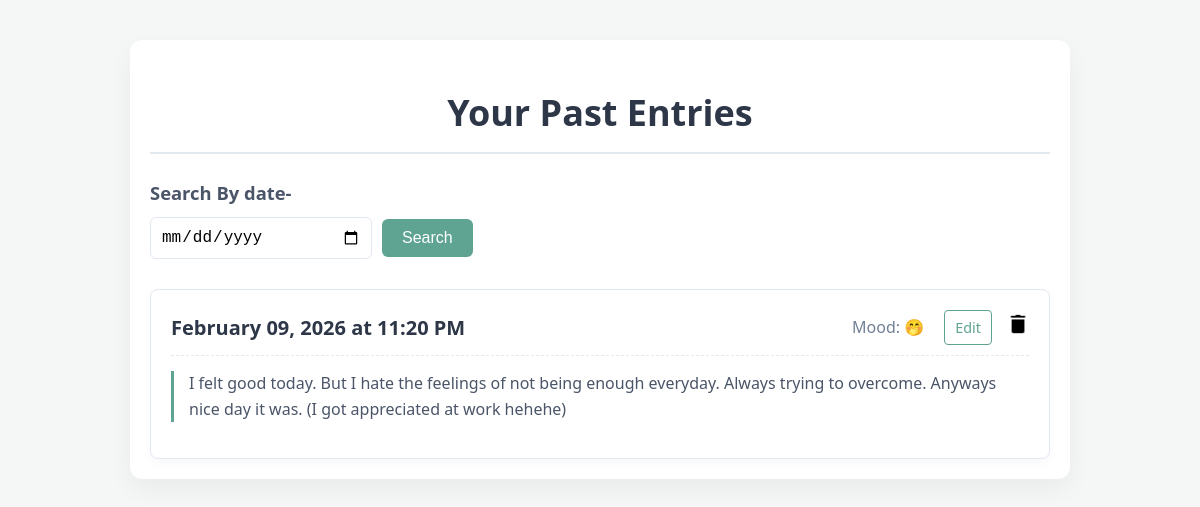
/past-entries/ (signed in), run on the app's committed database.
### serenify.py (models this page shows, shortened)
class DiaryEntry(db.Model):
    id = db.Column(db.Integer, primary_key=True)
    content = db.Column(db.Text, nullable=False)
    emoji = db.Column(db.String(10), nullable=True)
    created_at = db.Column(db.DateTime, nullable=False)
    user_id = db.Column(db.Integer, db.ForeignKey('user.id'), nullable=False)

### serenify.py (the view)
@app.route('/past-entries/',methods=['GET','POST'])
def past_entries():
    if 'username' not in session:
        return redirect(url_for('login'))
    else:
        if request.method == "POST":
            entries = None
            date = request.form.get("search")
            search_date = datetime.strptime(date, '%Y-%m-%d').date()
            entries = DiaryEntry.query.filter(
                    DiaryEntry.user_id == User.id,
                    db.func.date(DiaryEntry.created_at) == search_date
                ).order_by(DiaryEntry.created_at.desc()).all()
        else:
            entries = DiaryEntry.query.filter_by(author=User.query.filter_by(username=session['username']).first()).order_by(DiaryEntry.created_at.desc()).all()
    return render_template('entries.html', entries=entries)

### templates/entries.html (shortened to what this page needs)
<!DOCTYPE html>
<html lang="en">
<head>
</head>
<body>
    <div class="container">
        <h1 class="text-3xl font-bold mb-6 text-center text-gray-800">Your Past Entries</h1>
        <h3>Search By date-</h3>
        <form action="/past-entries/" method="POST">
            <input type="date" name="search">
            <input type="submit" value="Search">
        </form>
        {% if entries %}
            <div class="space-y-6">
                {% for entry in entries %}
                    <div class="diary-entry-card">
                        <div class="entry-header">
                            <h2 class="text-xl font-semibold text-gray-700">{{ entry.created_at.strftime('%B %d, %Y at %I:%M %p') }}</h2>
                            <div class="entry-controls">
                                <span class="text-sm text-gray-500">Mood: {{ entry.emoji or entry.mood }}</span>
                                <details class="edit-toggle">
                                    <summary>Edit</summary>
                                </details>
                                <form action="{{ url_for('delete_entry', entry_id=entry.id) }}" method="POST" style="display:inline;">
                                    <button type="submit" class="delete-button" title="Delete Entry">
                                        <img src="/static/trash.png" alt="Delete" width="22">
                                    </button>
                                </form>
                            </div>
                        </div>
                        <p class="entry-content whitespace-pre-wrap">{{ entry.content }}</p>
                    </div>
                {% endfor %}
            </div>
        {% else %}
            <p class="no-entries">No past entries found. Start journaling today!</p>
        {% endif %}
    </div>
</body>
</html>

### templates/entries.html (style rules this page uses)
:root { --color-primary: #5fa393; --color-text-dark: #2d3748; --color-text-medium: #4a5568; --color-bg-light: #f4f7f6; --color-border-light: #e2e8f0; }
body { font-family: 'Segoe UI', Tahoma, Geneva, Verdana, sans-serif; background-color: var(--color-bg-light); color: var(--color-text-medium); line-height: 1.6; margin: 0; padding: 0; }
.container { max-width: 900px; margin: 40px auto; padding: 20px; background-color: #ffffff; border-radius: 12px; box-shadow: 0 10px 25px rgba(0, 0, 0, 0.05); }
.text-3xl { font-size: 2.25rem; color: var(--color-text-dark); margin-bottom: 1.5rem; padding-bottom: 10px; border-bottom: 2px solid var(--color-border-light); text-align: center; font-weight: bold; }
h3 { font-size: 1.15rem; color: var(--color-text-medium); margin-bottom: 10px; }
form[action="/past-entries/"] { display: flex; gap: 10px; align-items: center; margin-bottom: 30px; }
input[type="date"] { padding: 10px; border: 1px solid var(--color-border-light); border-radius: 6px; font-size: 1rem; flex-grow: 1; max-width: 200px; }
input[type="submit"] { background-color: var(--color-primary); color: white; padding: 10px 20px; border: none; border-radius: 6px; cursor: pointer; font-size: 1rem; transition: background-color 0.3s; }
.diary-entry-card { background-color: #ffffff; border: 1px solid var(--color-border-light); padding: 20px; border-radius: 8px; box-shadow: 0 4px 10px rgba(0, 0, 0, 0.03); transition: transform 0.2s, box-shadow 0.2s; position: relative; }
.entry-header { display: flex; justify-content: space-between; align-items: center; border-bottom: 1px dashed var(--color-border-light); padding-bottom: 10px; margin-bottom: 15px; }
.entry-header h2.text-xl { font-size: 1.25rem; color: var(--color-text-dark); margin: 0; font-weight: 600; }
.entry-controls { display: flex; align-items: center; gap: 15px; }
.entry-controls span.text-sm { color: #718096; font-weight: 500; margin-right: 5px; }
form[action*="delete_entry"] .delete-button { background: none; border: none; cursor: pointer; padding: 0; line-height: 0; }
details.edit-toggle { display: inline-block; }
details.edit-toggle summary { font-size: 0.9rem; font-weight: 500; color: var(--color-primary); cursor: pointer; list-style: none; padding: 5px 10px; border: 1px solid var(--color-primary); border-radius: 4px; transition: background-color 0.2s, color 0.2s; }
.entry-content { color: var(--color-text-medium); white-space: pre-wrap; margin-top: 15px; border-left: 3px solid var(--color-primary); padding-left: 15px; }

### data on the page
DiaryEntry: created_at "February 09, 2026 at 11:20 PM", emoji "🤭", content "I felt good today. But I hate the feelings of not being enough everyday. Always trying to overcome. Anyways nice day it was. (I got appreciated at work hehehe)"
